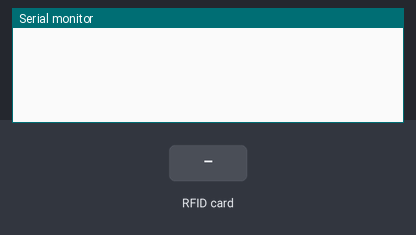
Bench run of a sketch on a simulated Arduino Uno, built with avr-gcc and run on an emulated ATmega328P. Parts: the last lines printed to the serial monitor. The test bench sets the inputs (shaded band).

Above: at 1.2 s.
1.3 s: RFID card 5E 7A 19 C4 held to the reader
At 1.41 s:
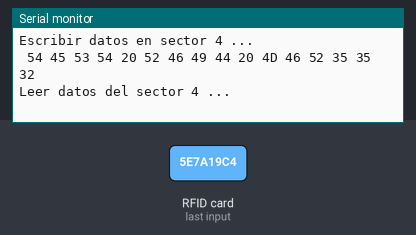
At 2.6 s:
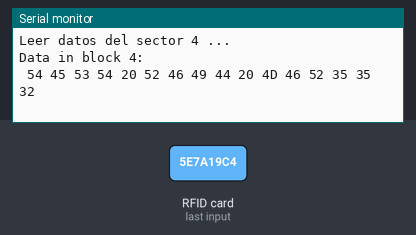

Measured:
- after the input at 1.3 s, the serial monitor: prints a new line at once (image 1)

The sketch:

sketch_apr29c.ino
```cpp
//RST           D9
//SDA(SS)      D10
//MOSI         D11
//MISO         D12
//SCK          D13

#include <SPI.h>
#include <MFRC522.h>

const int RST_PIN = 9;
const int SS_PIN = 10;

//Declaracion de cadena de caracteres
unsigned char data[16] = { 'T','E','S','T',' ','R','F','I','D',' ','M','F','R', '5','5','2'};
unsigned char *writeData = data;
unsigned char *str;

MFRC522 mfrc522(SS_PIN, RST_PIN);

MFRC522::MIFARE_Key key;

void printArray(byte *buffer, byte bufferSize) {
   for (byte i = 0; i < bufferSize; i++) {
      Serial.print(buffer[i] < 0x10 ? " 0" : " ");
      Serial.print(buffer[i], HEX);
   }
}

void setup()
{
   Serial.begin(9600);
   SPI.begin();
   mfrc522.PCD_Init();

   for (byte i = 0; i < 6; i++) {
      key.keyByte[i] = 0xFF;
   }
}

void loop()
{
   if (!mfrc522.PICC_IsNewCardPresent())
      return;

   if (!mfrc522.PICC_ReadCardSerial())
      return;

   MFRC522::StatusCode status;
   byte trailerBlock = 7;
   byte sector = 1;
   byte blockAddr = 4;

   status = (MFRC522::StatusCode) mfrc522.PCD_Authenticate(MFRC522::PICC_CMD_MF_AUTH_KEY_A, trailerBlock, &key, &(mfrc522.uid));
   if (status != MFRC522::STATUS_OK) {
      Serial.print(F("PCD_Authenticate() failed: "));
      Serial.println(mfrc522.GetStatusCodeName(status));
      return;
   }

   // Write data to the block
   Serial.print(F("Escribir datos en sector "));
   Serial.print(blockAddr);
   Serial.println(F(" ..."));
   printArray((byte*)data, 16); Serial.println();
   status = (MFRC522::StatusCode) mfrc522.MIFARE_Write(blockAddr, (byte*)data, 16);
   if (status != MFRC522::STATUS_OK) {
      Serial.print(F("MIFARE_Write() failed: "));
      Serial.println(mfrc522.GetStatusCodeName(status));
   }
   Serial.println();

   byte buffer[18];
   byte size = sizeof(buffer);

   // Read data from the block (again, should now be what we have written)
   Serial.print(F("Leer datos del sector ")); Serial.print(blockAddr);
   Serial.println(F(" ..."));
   status = (MFRC522::StatusCode) mfrc522.MIFARE_Read(blockAddr, buffer, &size);
   if (status != MFRC522::STATUS_OK) {
      Serial.print(F("MIFARE_Read() failed: "));
      Serial.println(mfrc522.GetStatusCodeName(status));
   }
   Serial.print(F("Data in block ")); Serial.print(blockAddr); Serial.println(F(":"));
   printArray(buffer, 16); Serial.println();

   // Halt PICC
   mfrc522.PICC_HaltA();
   // Stop encryption on PCD
   mfrc522.PCD_StopCrypto1();
}
```
